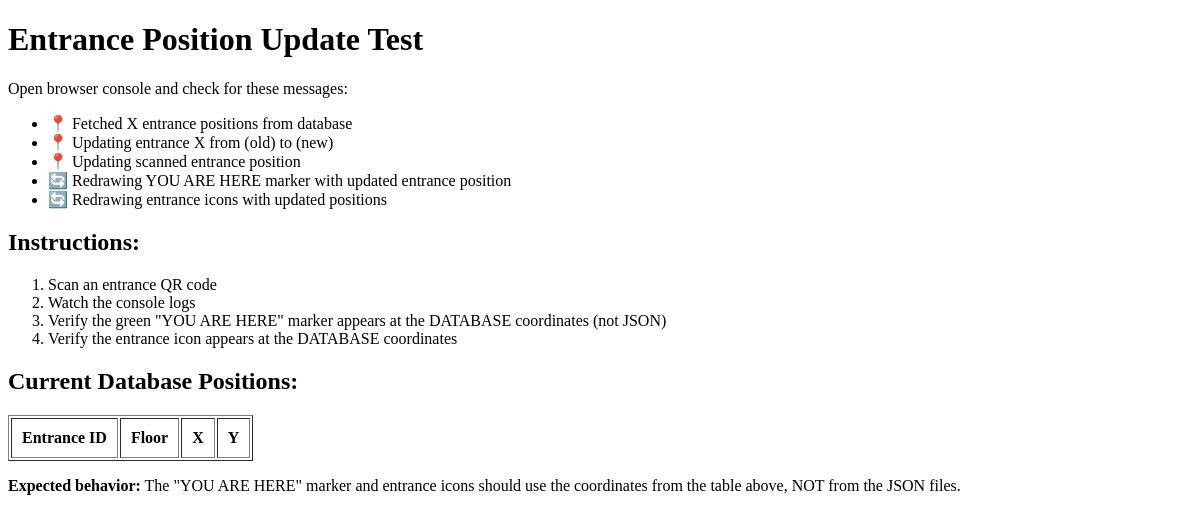
Before: /mobileScreen/test_entrance_positions.php with the older database file.
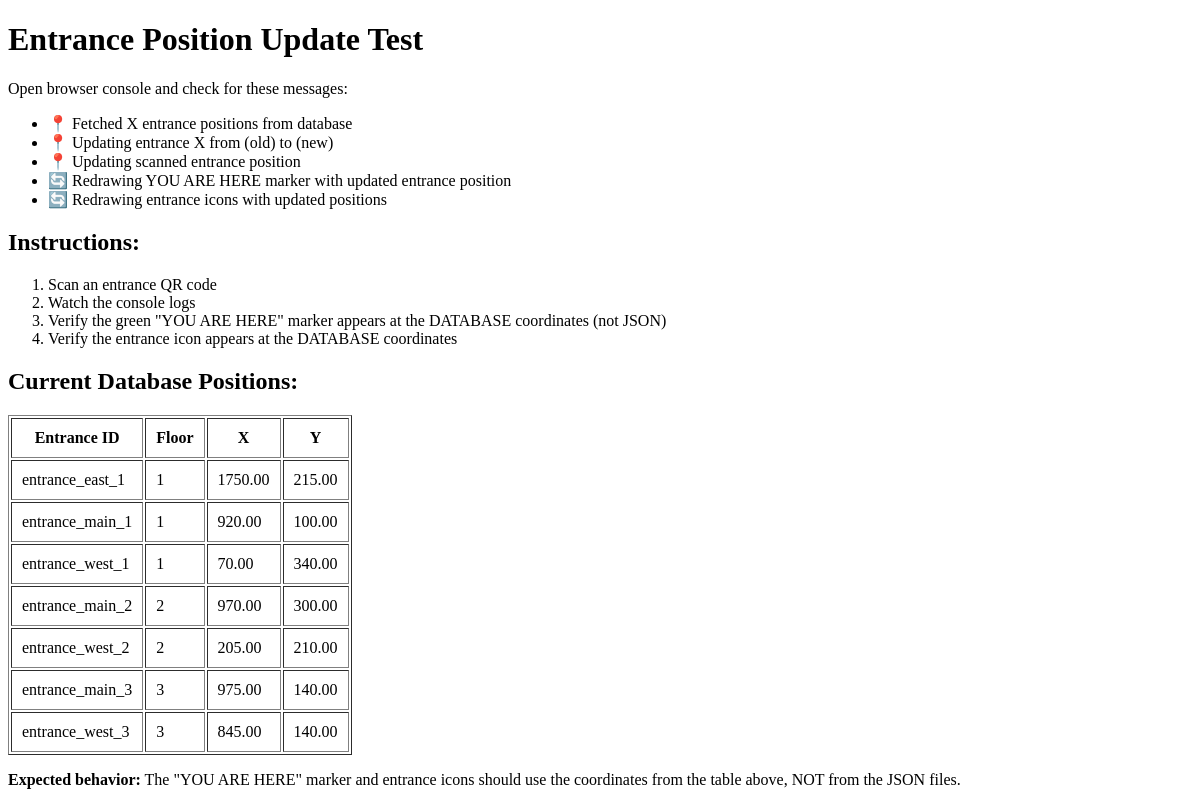
After: the same page with the newer database file.
### tables this page shows
CREATE TABLE `entrance_qrcodes` (
  `id` int(11) NOT NULL,
  `entrance_id` varchar(50) NOT NULL COMMENT 'Unique entrance identifier (e.g., entrance_main_1)',
  `floor` int(11) NOT NULL COMMENT 'Floor number where entrance is located',
  `label` varchar(255) NOT NULL COMMENT 'Human-readable entrance name (e.g., Main Entrance)',
  `x` decimal(10,2) NOT NULL COMMENT 'X coordinate on floor SVG',
  `y` decimal(10,2) NOT NULL COMMENT 'Y coordinate on floor SVG',
  `nearest_path_id` varchar(100) DEFAULT NULL COMMENT 'Closest walkable path ID from floor graph',
  `qr_code_data` text NOT NULL COMMENT 'QR code URL: explore.php?entrance_qr=1&entrance_id=X&floor=Y',
  `qr_code_image` varchar(255) NOT NULL COMMENT 'Filename: entrance_main_1_floor_1.png',
  `is_active` tinyint(1) NOT NULL DEFAULT 1 COMMENT 'Toggle to activate/deactivate entrance QR',
  `created_at` timestamp NOT NULL DEFAULT current_timestamp(),
  `updated_at` timestamp NOT NULL DEFAULT current_timestamp() ON UPDATE current_timestamp()
);

### mobileScreen/test_entrance_positions.php (the view, shortened to what this page needs)
<!DOCTYPE html>
<html>
<head>
</head>
<body>
    <h1>Entrance Position Update Test</h1>
    <p>Open browser console and check for these messages:</p>
    <ul>
        <li>📍 Fetched X entrance positions from database</li>
        <li>📍 Updating entrance X from (old) to (new)</li>
        <li>📍 Updating scanned entrance position</li>
        <li>🔄 Redrawing YOU ARE HERE marker with updated entrance position</li>
        <li>🔄 Redrawing entrance icons with updated positions</li>
    </ul>
    <h2>Instructions:</h2>
    <ol>
        <li>Scan an entrance QR code</li>
        <li>Watch the console logs</li>
        <li>Verify the green "YOU ARE HERE" marker appears at the DATABASE coordinates (not JSON)</li>
        <li>Verify the entrance icon appears at the DATABASE coordinates</li>
    </ol>
    <h2>Current Database Positions:</h2>
    <?php
    require_once '../connect_db.php';
    $stmt = $connect->query('SELECT entrance_id, floor, x, y FROM entrance_qrcodes WHERE is_active = 1 ORDER BY floor, entrance_id');
    echo '<table border="1" cellpadding="10">';
    echo '<tr><th>Entrance ID</th><th>Floor</th><th>X</th><th>Y</th></tr>';
    while ($row = $stmt->fetch(PDO::FETCH_ASSOC)) {
        echo '<tr>';
        echo '<td>' . htmlspecialchars($row['entrance_id']) . '</td>';
        echo '<td>' . $row['floor'] . '</td>';
        echo '<td>' . $row['x'] . '</td>';
        echo '<td>' . $row['y'] . '</td>';
        echo '</tr>';
    }
    echo '</table>';
    ?>
    <p><strong>Expected behavior:</strong> The "YOU ARE HERE" marker and entrance icons should use the coordinates from the table above, NOT from the JSON files.</p>
</body>
</html>

Changed rows visible on the page:
added entrance_qrcodes: entrance "entrance_east_1", floor "1", x "1750.00", y "215.00"
added entrance_qrcodes: entrance "entrance_main_1", floor "1", x "920.00", y "100.00"
added entrance_qrcodes: entrance "entrance_west_1", floor "1", x "70.00", y "340.00"
added entrance_qrcodes: entrance "entrance_main_2", floor "2", x "970.00", y "300.00"
added entrance_qrcodes: entrance "entrance_west_2", floor "2", x "205.00", y "210.00"
added entrance_qrcodes: entrance "entrance_main_3", floor "3", x "975.00", y "140.00"
added entrance_qrcodes: entrance "entrance_west_3", floor "3", x "845.00", y "140.00"
